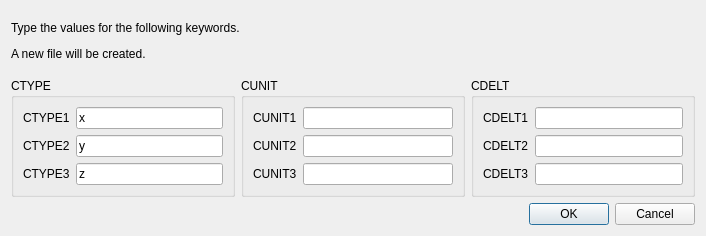
<?xml version="1.0" encoding="UTF-8"?>
<ui version="4.0">
 <class>FitsHeaderModifierDialog</class>
 <widget class="QDialog" name="FitsHeaderModifierDialog">
  <property name="geometry">
   <rect>
    <x>0</x>
    <y>0</y>
    <width>706</width>
    <height>236</height>
   </rect>
  </property>
  <property name="windowTitle">
   <string>Dialog</string>
  </property>
  <layout class="QVBoxLayout" name="verticalLayout">
   <item>
    <widget class="QLabel" name="label_10">
     <property name="text">
      <string>&lt;html&gt;&lt;head/&gt;&lt;body&gt;&lt;p&gt;Type the values for the following keywords.&lt;/p&gt;&lt;p&gt;A new file will be created.&lt;/p&gt;&lt;/body&gt;&lt;/html&gt;</string>
     </property>
    </widget>
   </item>
   <item>
    <layout class="QHBoxLayout" name="horizontalLayout">
     <item>
      <widget class="QGroupBox" name="boxCTYPE">
       <property name="title">
        <string>CTYPE</string>
       </property>
       <layout class="QGridLayout" name="gridLayout_3">
        <item row="0" column="1">
         <widget class="QLineEdit" name="textCTYPE1">
          <property name="text">
           <string>x</string>
          </property>
         </widget>
        </item>
        <item row="2" column="1">
         <widget class="QLineEdit" name="textCTYPE2">
          <property name="text">
           <string>y</string>
          </property>
         </widget>
        </item>
        <item row="0" column="0">
         <widget class="QLabel" name="label_8">
          <property name="text">
           <string>CTYPE1</string>
          </property>
          <property name="buddy">
           <cstring>textCTYPE1</cstring>
          </property>
         </widget>
        </item>
        <item row="2" column="0">
         <widget class="QLabel" name="label_9">
          <property name="text">
           <string>CTYPE2</string>
          </property>
          <property name="buddy">
           <cstring>textCTYPE2</cstring>
          </property>
         </widget>
        </item>
        <item row="3" column="0">
         <widget class="QLabel" name="label_7">
          <property name="text">
           <string>CTYPE3</string>
          </property>
          <property name="buddy">
           <cstring>textCTYPE3</cstring>
          </property>
         </widget>
        </item>
        <item row="3" column="1">
         <widget class="QLineEdit" name="textCTYPE3">
          <property name="text">
           <string>z</string>
          </property>
         </widget>
        </item>
       </layout>
      </widget>
     </item>
     <item>
      <widget class="QGroupBox" name="boxCUNIT">
       <property name="title">
        <string>CUNIT</string>
       </property>
       <layout class="QGridLayout" name="gridLayout">
        <item row="4" column="0">
         <widget class="QLabel" name="label_3">
          <property name="text">
           <string>CUNIT3</string>
          </property>
          <property name="buddy">
           <cstring>textCUNIT3</cstring>
          </property>
         </widget>
        </item>
        <item row="0" column="0">
         <widget class="QLabel" name="label">
          <property name="text">
           <string>CUNIT1</string>
          </property>
          <property name="buddy">
           <cstring>textCUNIT1</cstring>
          </property>
         </widget>
        </item>
        <item row="2" column="1">
         <widget class="QLineEdit" name="textCUNIT2">
          <property name="text">
           <string/>
          </property>
         </widget>
        </item>
        <item row="2" column="0">
         <widget class="QLabel" name="label_2">
          <property name="text">
           <string>CUNIT2</string>
          </property>
          <property name="buddy">
           <cstring>textCUNIT2</cstring>
          </property>
         </widget>
        </item>
        <item row="4" column="1">
         <widget class="QLineEdit" name="textCUNIT3">
          <property name="text">
           <string/>
          </property>
         </widget>
        </item>
        <item row="0" column="1">
         <widget class="QLineEdit" name="textCUNIT1">
          <property name="text">
           <string/>
          </property>
         </widget>
        </item>
       </layout>
      </widget>
     </item>
     <item>
      <widget class="QGroupBox" name="boxCDELT">
       <property name="title">
        <string>CDELT</string>
       </property>
       <layout class="QGridLayout" name="gridLayout_2">
        <item row="0" column="0">
         <widget class="QLabel" name="label_6">
          <property name="text">
           <string>CDELT1</string>
          </property>
          <property name="buddy">
           <cstring>textCDELT1</cstring>
          </property>
         </widget>
        </item>
        <item row="0" column="1">
         <widget class="QLineEdit" name="textCDELT1"/>
        </item>
        <item row="1" column="0">
         <widget class="QLabel" name="label_5">
          <property name="text">
           <string>CDELT2</string>
          </property>
          <property name="buddy">
           <cstring>textCDELT2</cstring>
          </property>
         </widget>
        </item>
        <item row="1" column="1">
         <widget class="QLineEdit" name="textCDELT2"/>
        </item>
        <item row="2" column="0">
         <widget class="QLabel" name="label_4">
          <property name="text">
           <string>CDELT3</string>
          </property>
          <property name="buddy">
           <cstring>textCDELT3</cstring>
          </property>
         </widget>
        </item>
        <item row="2" column="1">
         <widget class="QLineEdit" name="textCDELT3"/>
        </item>
       </layout>
      </widget>
     </item>
    </layout>
   </item>
   <item>
    <widget class="QDialogButtonBox" name="buttonBox">
     <property name="orientation">
      <enum>Qt::Horizontal</enum>
     </property>
     <property name="standardButtons">
      <set>QDialogButtonBox::Cancel|QDialogButtonBox::Ok</set>
     </property>
    </widget>
   </item>
  </layout>
 </widget>
 <tabstops>
  <tabstop>textCTYPE1</tabstop>
  <tabstop>textCDELT1</tabstop>
  <tabstop>textCDELT2</tabstop>
  <tabstop>textCDELT3</tabstop>
 </tabstops>
 <resources/>
 <connections>
  <connection>
   <sender>buttonBox</sender>
   <signal>accepted()</signal>
   <receiver>FitsHeaderModifierDialog</receiver>
   <slot>accept()</slot>
   <hints>
    <hint type="sourcelabel">
     <x>227</x>
     <y>162</y>
    </hint>
    <hint type="destinationlabel">
     <x>157</x>
     <y>181</y>
    </hint>
   </hints>
  </connection>
  <connection>
   <sender>buttonBox</sender>
   <signal>rejected()</signal>
   <receiver>FitsHeaderModifierDialog</receiver>
   <slot>reject()</slot>
   <hints>
    <hint type="sourcelabel">
     <x>295</x>
     <y>168</y>
    </hint>
    <hint type="destinationlabel">
     <x>286</x>
     <y>181</y>
    </hint>
   </hints>
  </connection>
  <connection>
   <sender>textCUNIT1</sender>
   <signal>textChanged(QString)</signal>
   <receiver>textCUNIT2</receiver>
   <slot>setText(QString)</slot>
   <hints>
    <hint type="sourcelabel">
     <x>382</x>
     <y>54</y>
    </hint>
    <hint type="destinationlabel">
     <x>382</x>
     <y>85</y>
    </hint>
   </hints>
  </connection>
  <connection>
   <sender>textCUNIT2</sender>
   <signal>textChanged(QString)</signal>
   <receiver>textCUNIT3</receiver>
   <slot>setText(QString)</slot>
   <hints>
    <hint type="sourcelabel">
     <x>382</x>
     <y>85</y>
    </hint>
    <hint type="destinationlabel">
     <x>382</x>
     <y>116</y>
    </hint>
   </hints>
  </connection>
  <connection>
   <sender>textCUNIT3</sender>
   <signal>textChanged(QString)</signal>
   <receiver>textCUNIT1</receiver>
   <slot>setText(QString)</slot>
   <hints>
    <hint type="sourcelabel">
     <x>382</x>
     <y>116</y>
    </hint>
    <hint type="destinationlabel">
     <x>382</x>
     <y>54</y>
    </hint>
   </hints>
  </connection>
 </connections>
</ui>
